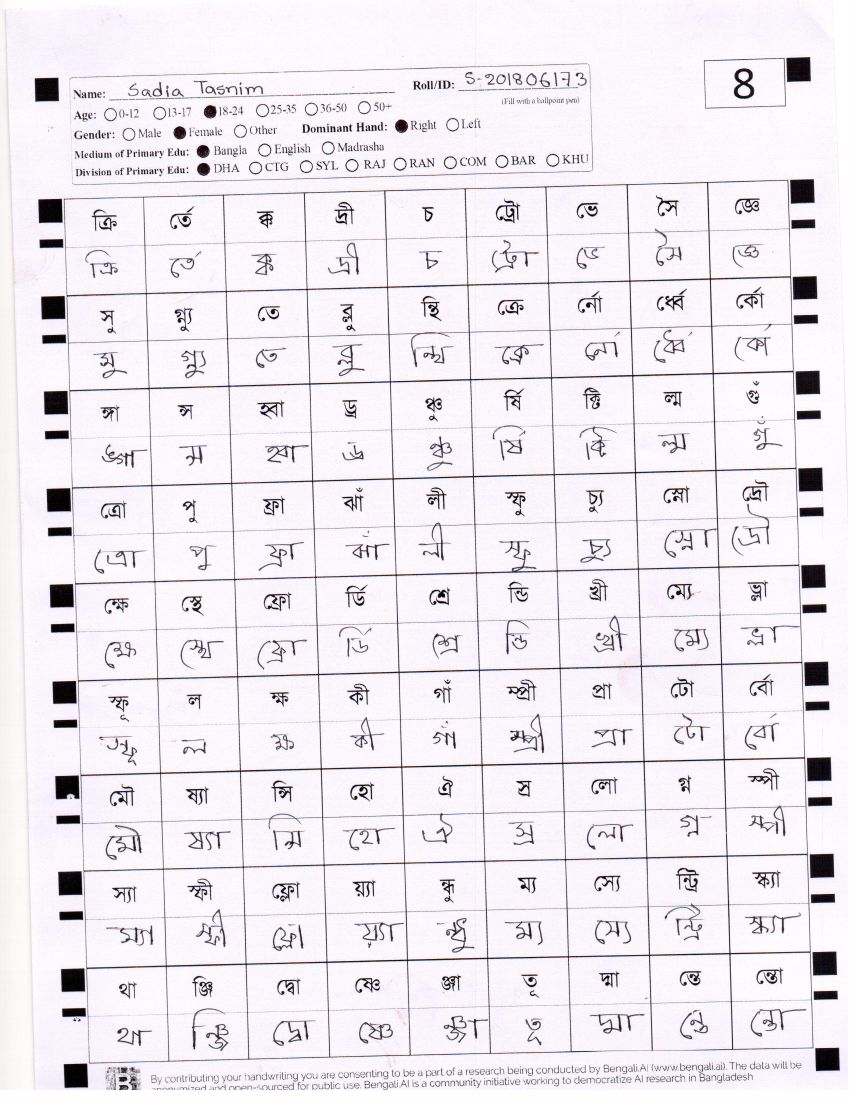
%> input picture data/error/scan0000.jpg, 2550 x 3300 px (shown at 1/3 size)
$ octave --eval "result = extractTable(rgb2gray(imread('../data/error/scan0000.jpg')));"   (GNU Octave 9; MATLAB toolbox functions it lacks are replaced by stand-ins)
%> lines starting %> are read from the running program, lines starting %| are printed output that depends on the picture; in (x1, y1, x2, y2) boxes, pixels count from 0 and x2, y2 are one past the last pixel; in counts of white or black regions, pixels touching at a corner belong together; the program's own positions count from 1
### codes/markerCentroids.m
function centroids = markerCentroids(img,disp)
if nargin<2
    disp = false;
end
img = ~imbinarize(rgb2gray(img));
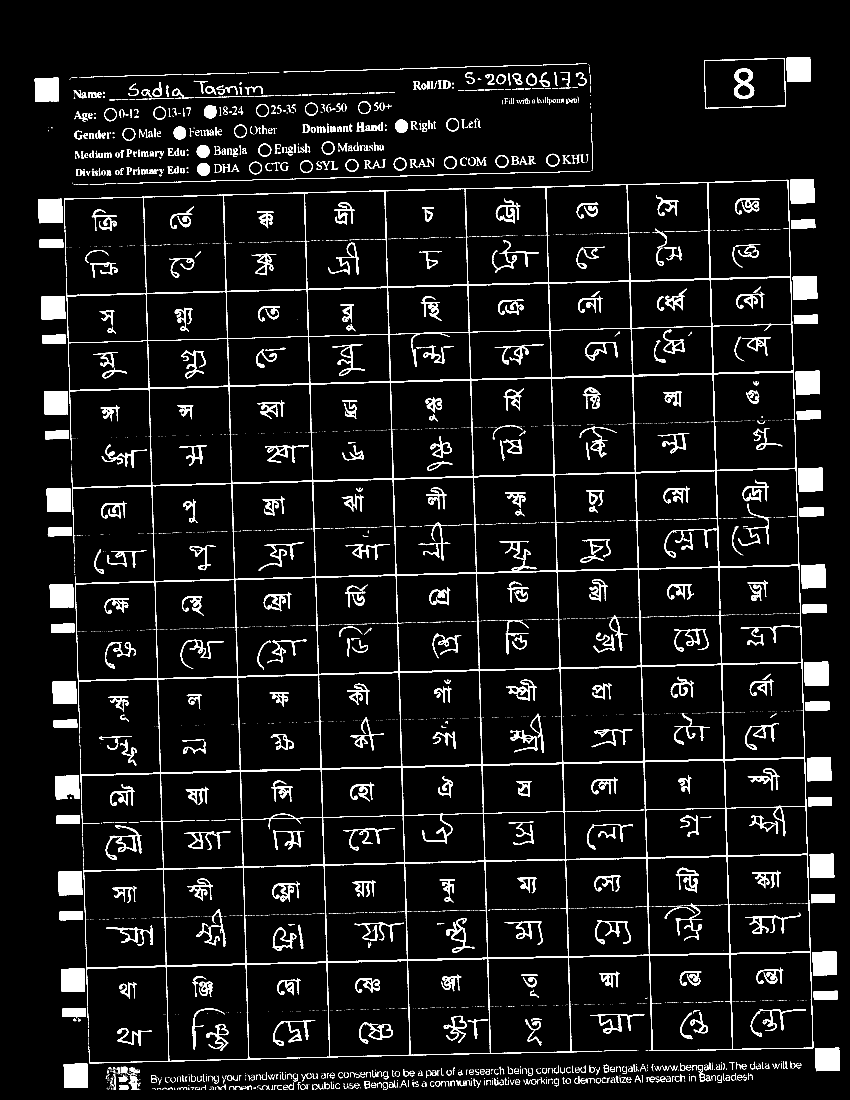
%> img: size 3300x2550 logical (shown at 1/3 size); 6.5% white; 4088 white regions (3100 under 20 px), largest, box (x1, y1, x2, y2) and area: (192, 539, 2440, 3190) 139886, (2359, 171, 2432, 246) 5142, (2413, 1985, 2486, 2058) 5102
img = bwareaopen(img,2500);
CC = bwconncomp(img);
%> CC = 24 connected components
L = labelmatrix(CC);
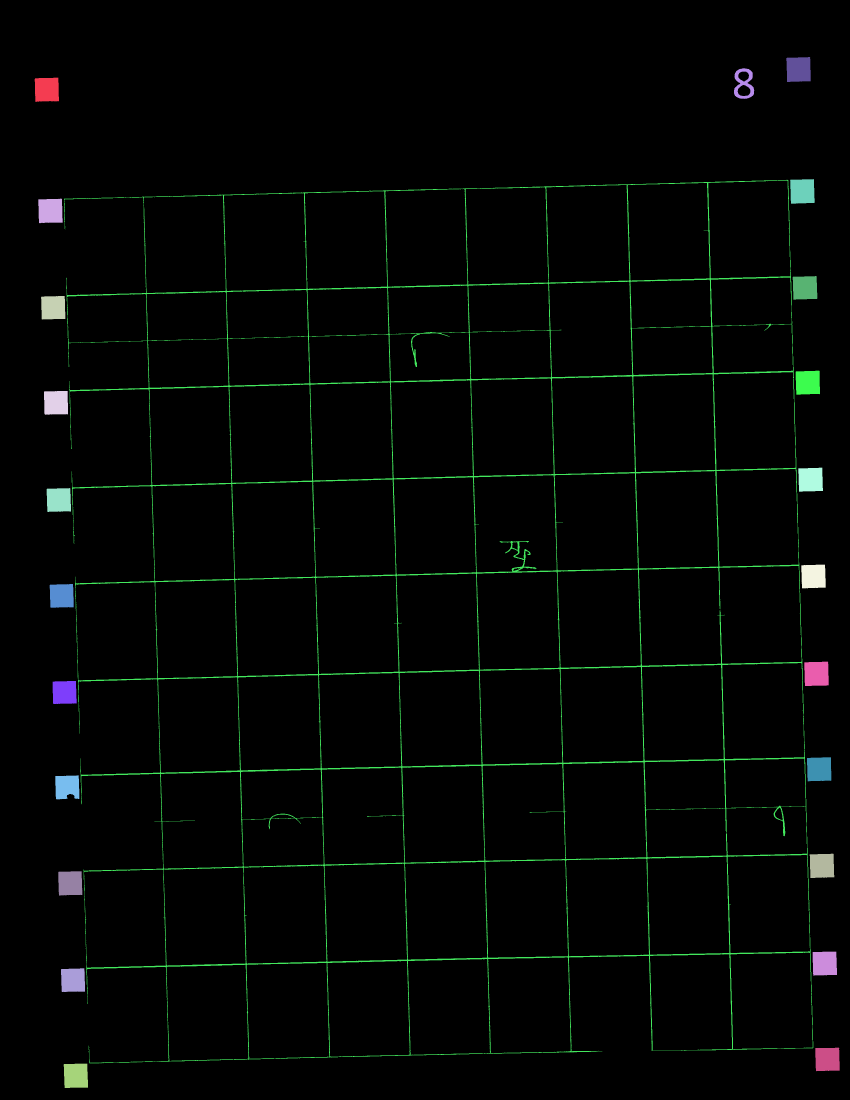
%> L: size 3300x2550 uint8 (shown at 1/3 size); 25 distinct labels, from 0 to 24; one colour per label, 0 black
s = regionprops(CC,'Extent');
%> s = 24 regions; first 5, Extent: 0.933, 0.933, 0.939, 0.965, 0.938
img = ismember(L, find([s.Extent] >= .7));
%> img: size 3300x2550 logical; 1.3% white; 22 white regions, largest, box (x1, y1, x2, y2) and area: (2359, 171, 2432, 246) 5142, (2413, 1985, 2486, 2058) 5102, (2370, 537, 2444, 611) 5080
s = regionprops(img,'Centroid');
%> s = 22 regions; first 5, Centroid: [141.1 269.5], [151.9 633.3], [160.3 923.7], [168.6 1208.8], [177 1500.6]
centroids = cat(1, s.Centroid);
%> centroids = 22 rows, first 12: [141.1 269.5; 151.9 633.3; 160.3 923.7; 168.6 1208.8; 177 1500.6; 185.8 1788.2; 194.2 2078; 201.9 2360.9; 211.3 2650.5; 219.8 2941.1; 228.3 3227.9; 2396.4 209]
if disp
    imshow(img)
    hold(imgca,'on')
    plot(imgca,centroids(:,1), centroids(:,2), 'r*')
    hold(imgca,'off')
end
end

### codes/extractTable.m
function [tableImg,roi] = extractTable(img,disp)
if nargin<2
    disp=false;
end
centroids = markerCentroids(img);
deg = [];
for i=1:size(centroids,1)/2
    diff = centroids(i+11,:)-centroids(i,:);
    deg = [deg,rad2deg(atan((-diff(2)/diff(1))))];
end
%> this loop made 11 passes
%> (diff, deg) on passes 1 to 7: ([2255.3 -60.51], 1.54), ([2255.7 -58.56], [1.54 1.49]), ([2255.3 -59.58], [1.54 1.49 1.51]), ([2255.4 -60.42], [1.54 1.49 1.51 1.53]), ([2255.4 -61.03], [1.54 1.49 1.51 1.53 1.55]), ([2255.2 -58.39], [1.54 1.49 1.51 1.53 1.55 1.48]), ([2255.9 -55.93], [1.54 1.49 1.51 1.53 1.55 1.48 1.42])
tableImg = imrotate(img,-deg(2),'bilinear','loose');
centroids = markerCentroids(tableImg);
%> in markerCentroids (call 2), `CC = bwconncomp(img);`: CC = 26 connected components
%> in markerCentroids (call 2), `L = labelmatrix(CC);`:
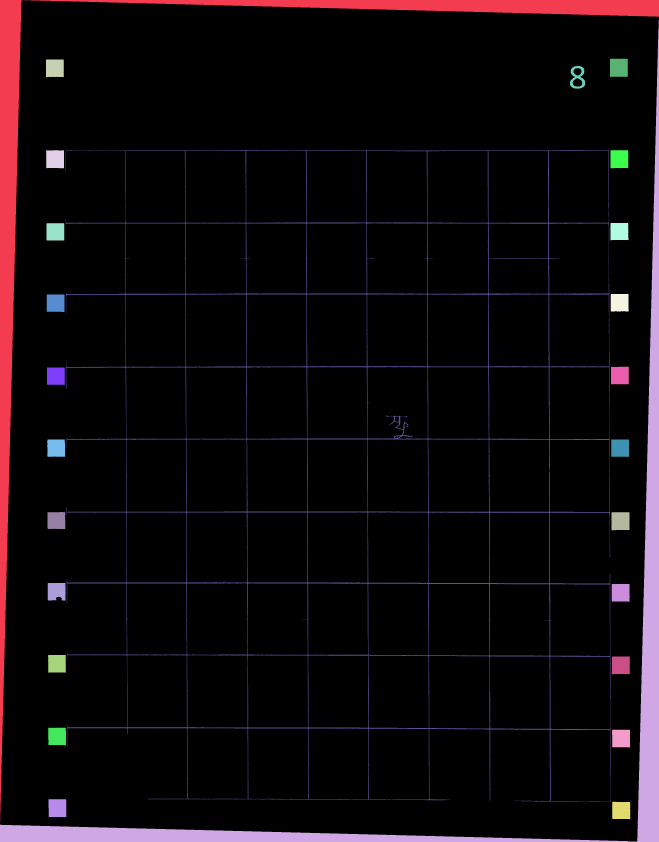
%> L: size 3366x2635 uint8 (shown at 1/4 size); 27 distinct labels, from 0 to 26; one colour per label, 0 black
%> in markerCentroids (call 2), `s = regionprops(CC,'Extent');`: s = 26 regions; first 5, Extent: 0.0263, 0.0263, 0.985, 0.983, 0.999
%> in markerCentroids (call 2), `s = regionprops(img,'Centroid');`: s = 22 regions; first 5, Centroid: [220 273.5], [221.1 637.4], [222 928], [223.1 1213.1], [224 1505.1]
%> in markerCentroids (call 2), `centroids = cat(1, s.Centroid);`: centroids = 22 rows, first 12: [220 273.5; 221.1 637.4; 222 928; 223.1 1213.1; 224 1505.1; 225.3 1792.9; 226 2082.8; 226.5 2365.7; 228.5 2655.5; 229.1 2946.1; 230.3 3232.9; 2476 271.5]
centroids = sort(centroids);
%> centroids = 22 rows, first 12: [220 271.5; 221.1 273.5; 222 637.2; 223.1 637.4; 224 926.6; 225.3 928; 226 1211.4; 226.5 1213.1; 228.5 1502.7; 229.1 1505.1; 230.3 1792.9; 2476 1793]
roi = [0,centroids(3,2)-50,size(tableImg,2),size(tableImg,1)-centroids(3,2)+50];
%> roi = [0 587.2 2635 2778.8]
tableImg = imcrop(tableImg,roi);
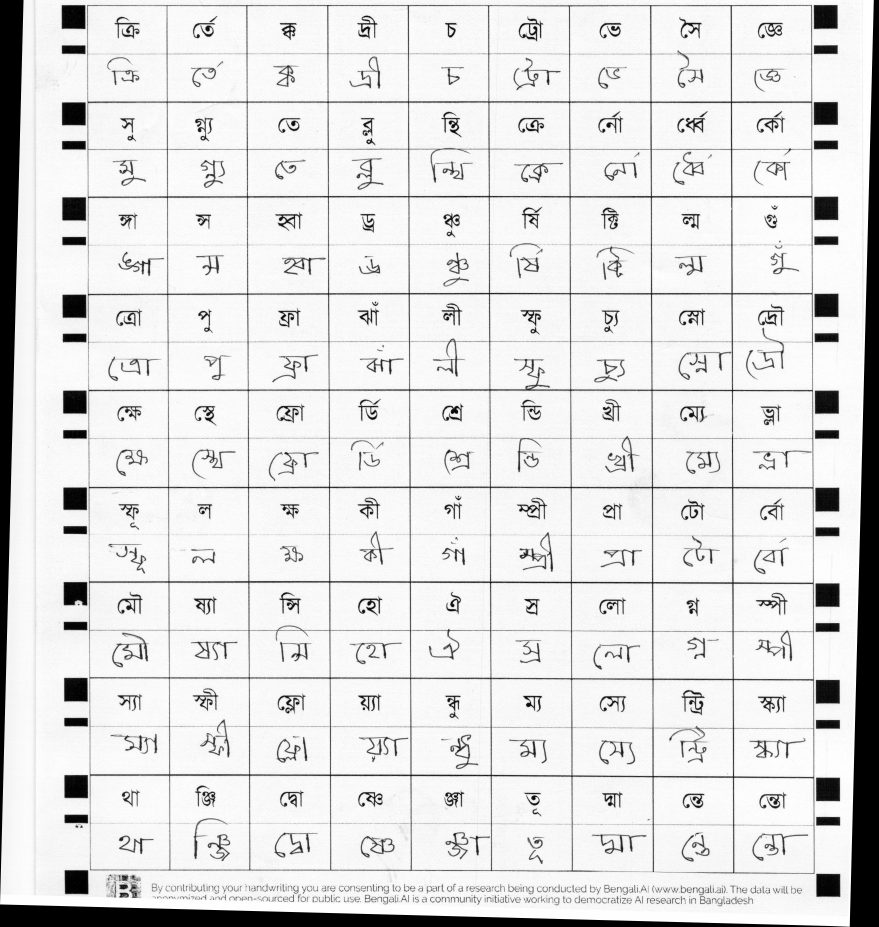
%> tableImg: size 2780x2635 uint8 (shown at 1/3 size); min 0, max 255, mean 223.1
if disp
    imshow(tableImg)
end
end

$ run again, on data/error/scan0020.jpg
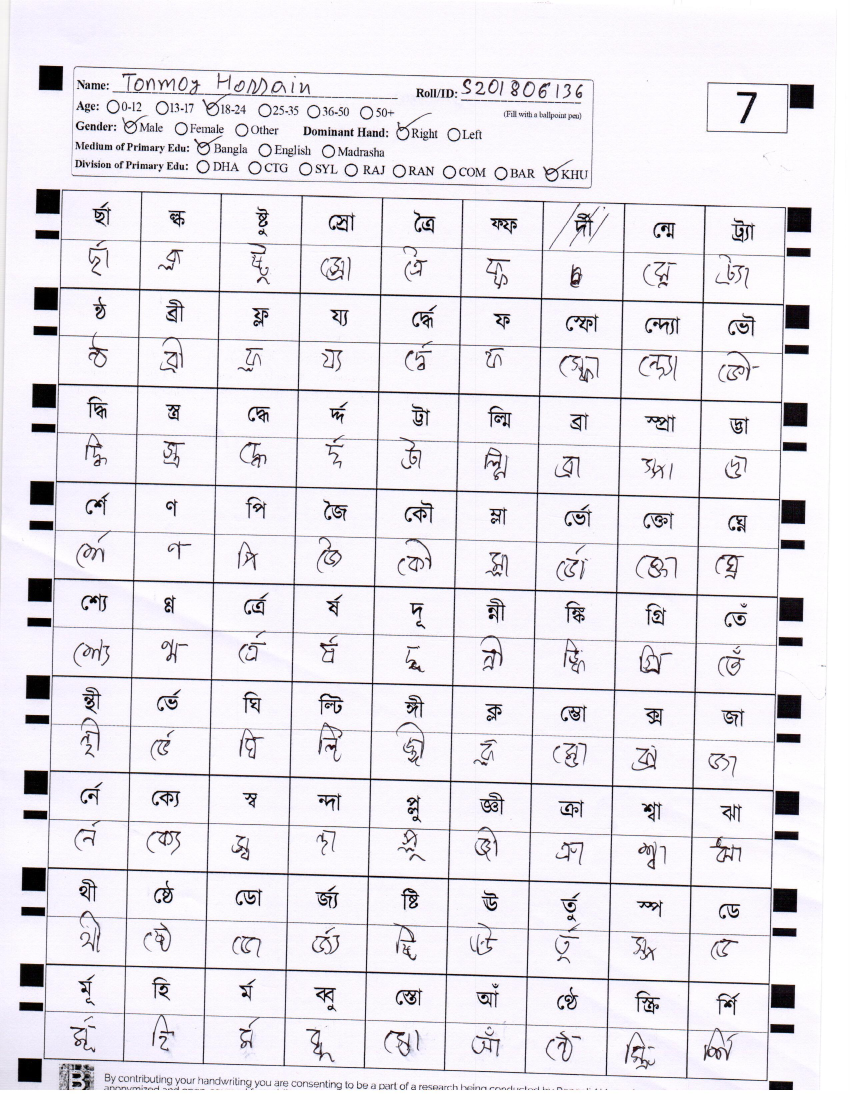
%> input picture data/error/scan0020.jpg, 2550 x 3300 px (shown at 1/3 size)
%> in markerCentroids, `img = bwareaopen(img,2500);`:
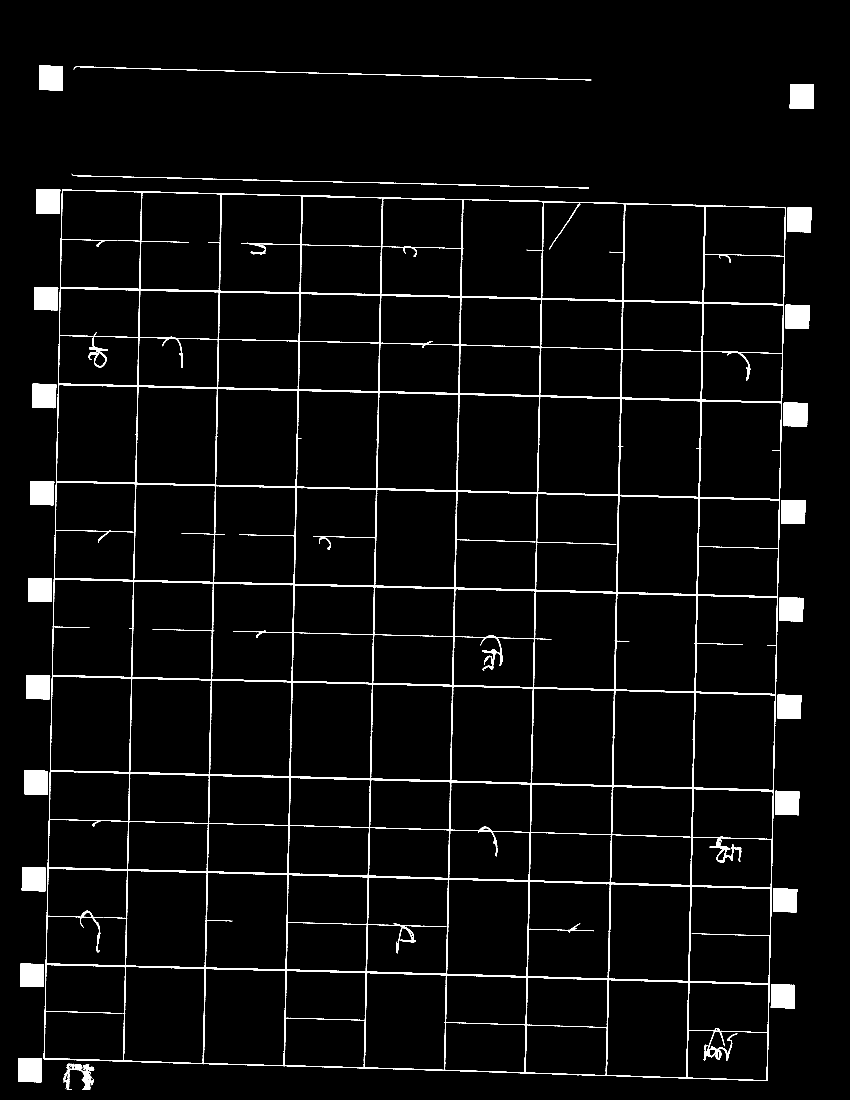
%> img: size 3300x2550 logical (shown at 1/3 size); 3.7% white; 25 white regions, largest, box (x1, y1, x2, y2) and area: (131, 568, 2358, 3243) 200866, (2362, 622, 2435, 697) 5258, (108, 567, 181, 642) 5219
%> CC = 25 connected components
%> L: size 3300x2550 uint8; 26 distinct labels, from 0 to 25
%> in markerCentroids, `s = regionprops(CC,'Extent');`: s = 25 regions; first 5, Extent: 0.958, 0.961, 0.951, 0.962, 0.946
%> in markerCentroids, `s = regionprops(img,'Centroid');`: s = 21 regions; first 5, Centroid: [90.2 3211.2], [96.2 2926.2], [102.1 2638.3], [108.6 2348.1], [114.6 2062.1]
%> in markerCentroids, `centroids = cat(1, s.Centroid);`: centroids = 21 rows, first 12: [90.23 3211.2; 96.24 2926.2; 102.1 2638.3; 108.6 2348.1; 114.6 2062.1; 120.5 1770.6; 126.6 1479.7; 133.2 1188.1; 138.6 896.6; 144.6 604.9; 153.4 234.6; 2349.5 2989.6]
%> the loop in extractTable, `for i=1:size(centroids,1)/2` made 10 passes
%> (diff, deg) on passes 1 to 7: ([2259.3 -221.5], 5.6), ([2259.7 -224.5], [5.6 5.67]), ([2260 -228.8], [5.6 5.67 5.78]), ([2259.6 -227.5], [5.6 5.67 5.78 5.75]), ([2259.9 -233.3], [5.6 5.67 5.78 5.75 5.89]), ([2260 -234.2], [5.6 5.67 5.78 5.75 5.89 5.92]), ([2260.3 -235.6], [5.6 5.67 5.78 5.75 5.89 5.92 5.95])
%> L: size 3536x2864 uint8; 28 distinct labels, from 0 to 27
%> in markerCentroids (call 2), `s = regionprops(CC,'Extent');`: s = 27 regions; first 5, Extent: 0.501, 0.501, 0.82, 0.821, 0.805
%> in markerCentroids (call 2), `s = regionprops(img,'Centroid');`: s = 21 regions; first 5, Centroid: [98.7 3204.3], [132.8 2921.3], [167.1 2635.4], [202.3 2347.2], [236.6 2063.3]
%> in markerCentroids (call 2), `centroids = cat(1, s.Centroid);`: centroids = 21 rows, first 12: [98.74 3204.3; 132.8 2921.3; 167.1 2635.4; 202.3 2347.2; 236.6 2063.3; 271.3 1773.8; 306.1 1484.9; 341.4 1195.4; 375.8 905.8; 410.5 616.2; 455.8 248.5; 2368.7 3207.2]
%> in extractTable, `centroids = sort(centroids);`: centroids = 21 rows, first 12: [98.74 248.5; 132.8 526.4; 167.1 616.2; 202.3 893.8; 236.6 905.8; 271.3 1182.9; 306.1 1195.4; 341.4 1474; 375.8 1484.9; 410.5 1764.1; 455.8 1773.8; 2368.7 2054.6]
%> roi = [0 566.2 2864 2969.8]
%> in extractTable, `tableImg = imcrop(tableImg,roi);`:
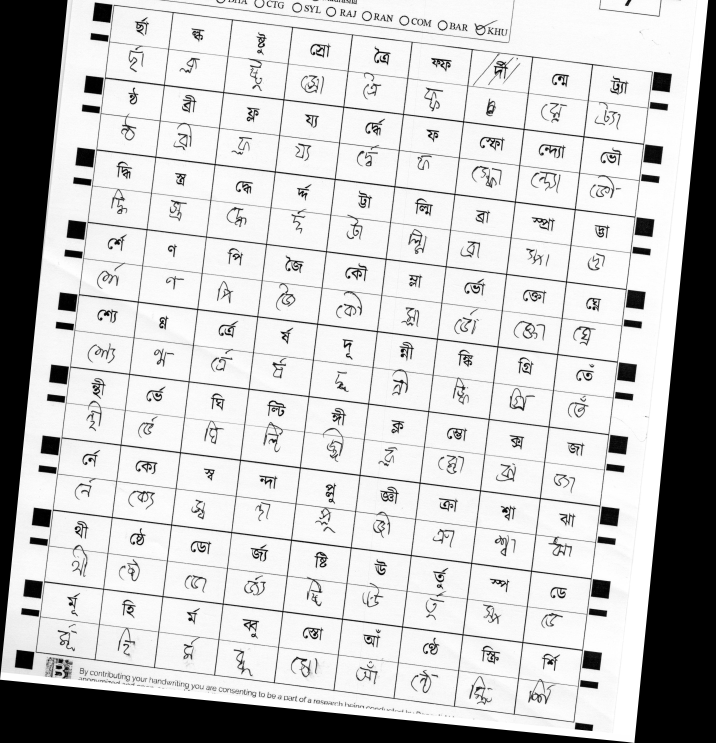
%> tableImg: size 2971x2864 uint8 (shown at 1/4 size); min 0, max 255, mean 198.3
